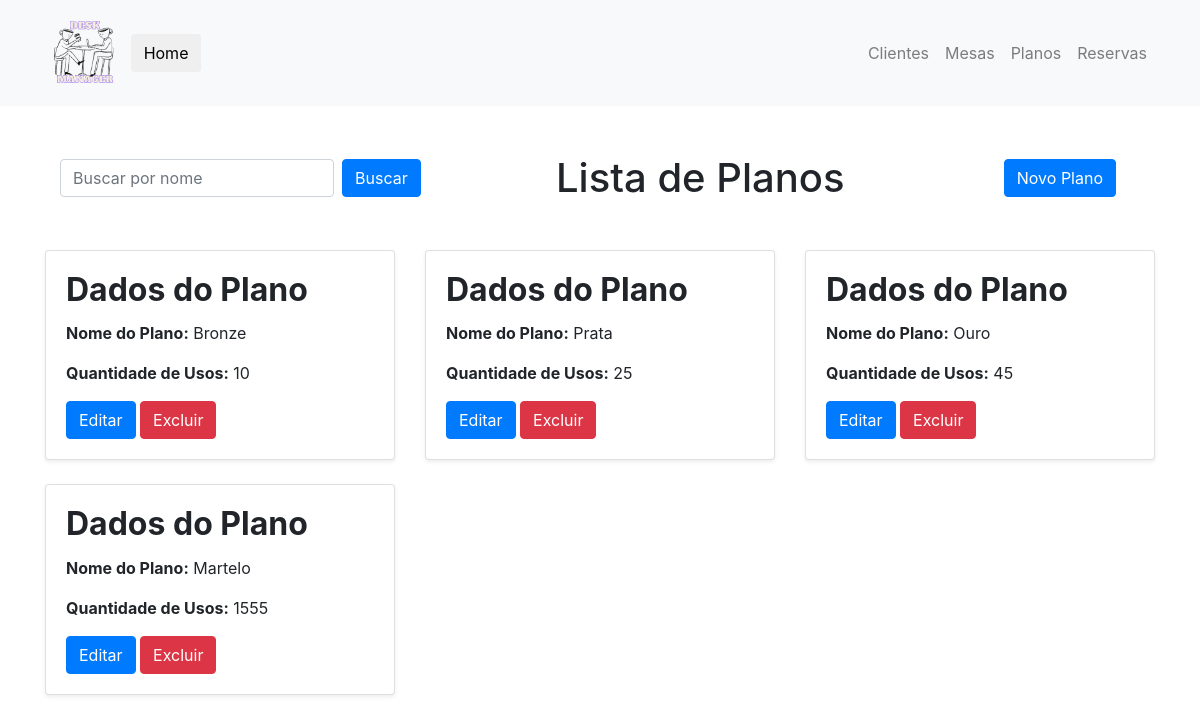
The page /tipos_planos on the database as committed earlier.
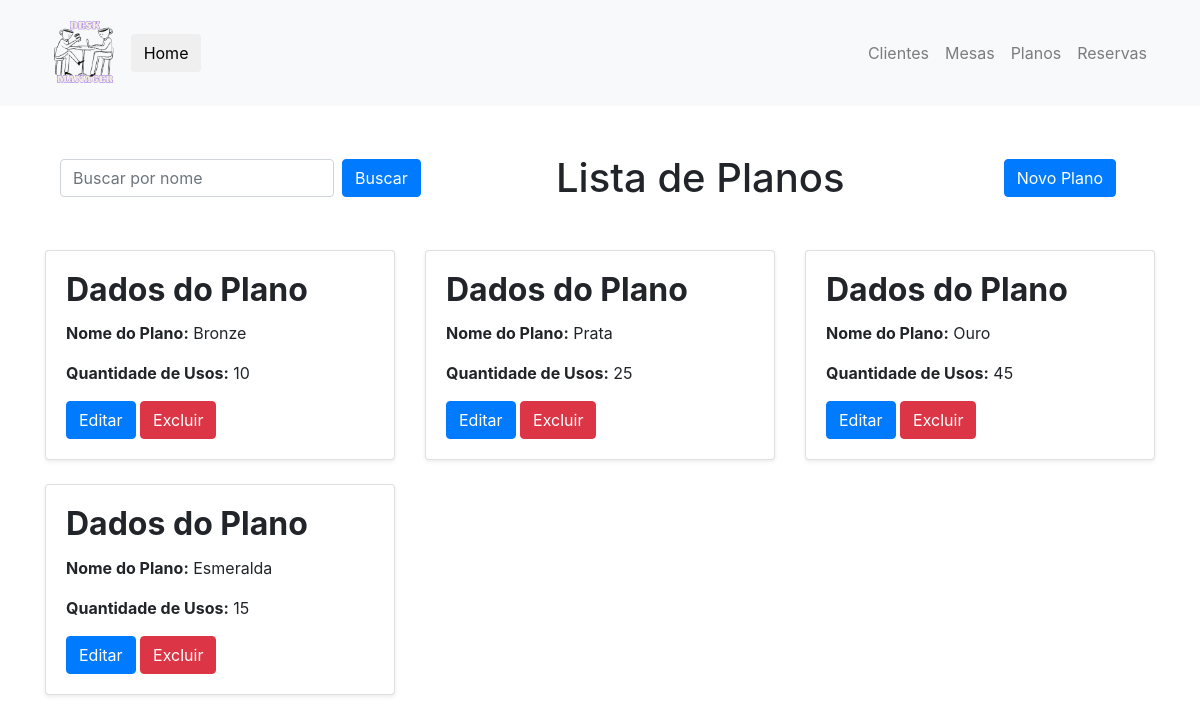
The same page on the database as committed later.
### desk_manager/models.py (models this page shows, shortened)
class PlanoDeUso(db.Model):
    __tablename__ = 'plano'
    id: so.Mapped[str] = so.mapped_column(sa.String, primary_key=True, default=generate_hex_id)
    nome_do_plano: so.Mapped[str] = so.mapped_column(sa.String, nullable=False)
    quantidade_de_usos: so.Mapped[int] = so.mapped_column(sa.Integer, nullable=False)
    clientes: so.Mapped[list["Cliente"]] = so.relationship("Cliente", back_populates="plano")
    def to_dict(self):
        return {
            'id': self.id,
            'nome_do_plano': self.nome_do_plano,
            'quantidade_de_usos': self.quantidade_de_usos
        }
    @classmethod
    def buscar_todos_planos(cls):
        return cls.query.all()

### desk_manager/routes/planos.py (the view)
@PLANO.route('/tipos_planos')
def lista_planos():
    planos = PlanoDeUso.buscar_todos_planos()
    planos_dict = [plano.to_dict() for plano in planos]
    return render_template('lista_planos.html', planos=planos_dict, plano_escolhido=None)

### desk_manager/templates/lista_planos.html (shortened to what this page needs)
{% extends "base.html" %}
{% block body %}
<div class="container my-5">
    <div class="d-flex justify-content-between align-items-center mb-5">
        <form id="buscarPlanoForm" action="" method="GET" class="form-inline justify-content-center" onsubmit="buscarPlano(event)">
            <input type="text" id="nome_do_planoInput" class="form-control mr-2" placeholder="Buscar por nome" required>
            <button type="submit" class="btn btn-primary">Buscar</button>
        </form>
        <h1 class="display-5 text-center my-0 offset-mr-1">Lista de Planos</h1>
        <form action="{{ url_for('plano.cadastrar_plano') }}" method="GET" class="mx-4">
            <button type="submit" class="btn btn-primary">Novo Plano</button>
        </form>
    </div>
</div>
    <div class="row">
        {% if plano_escolhido %}
            <div class="col-md-6 offset-md-3">
                <h2 class="card-title"><strong>Plano encontrado!</strong></h2>
                <div class="card shadow-sm">
                    <div class="card-body">
                        <h2 class="card-title"><strong>Dados do Plano</strong></h2>
                        <p class="card-text"><strong>Nome do Plano:</strong> {{ plano_escolhido["nome_do_plano"] }}</p>
                        <p class="card-text"><strong>Quantidade de Usos:</strong> {{ plano_escolhido["quantidade_de_usos"] }}</p>
                        <a href="/editar_plano" class="btn btn-primary">Editar</a>
                        <form action="/cadastrar_plano" method="POST" style="display:inline;">
                            <button type="submit" class="btn btn-danger">Excluir</button>
                        </form>
                    </div>
                </div>
            </div>
        {% elif planos %}
            {% for plano in planos %}
            <div class="col-md-6 col-lg-4 mb-4">
                <div class="card shadow-sm">
                    <div class="card-body">
                        <h2 class="card-title"><strong>Dados do Plano</strong></h2>
                        <p class="card-text"><strong>Nome do Plano:</strong> {{ plano["nome_do_plano"] }}</p>
                        <p class="card-text"><strong>Quantidade de Usos:</strong> {{ plano["quantidade_de_usos"] }}</p>
                        <a href="{{ url_for('plano.editar_plano', plano_id=plano.id) }}" class="btn btn-primary">Editar</a>
                        <form action="{{ url_for('plano.excluir_plano', plano_id=plano.id) }}" method="POST" style="display:inline;">
                            <button type="submit" class="btn btn-danger">Excluir</button>
                        </form>
                    </div>
                </div>
            </div>
            {% endfor %}
        {% else %}
            <div class="col-12">
                <p class="text-center">Não há planos cadastrados.</p>
            </div>
        {% endif %}
    </div>
</div>
{% endblock %}

Rows that differ between the two databases and show on the page:
removed PlanoDeUso: nome_do_plano "Martelo", quantidade_de_usos "1555"
added PlanoDeUso: nome_do_plano "Esmeralda", quantidade_de_usos "15"
